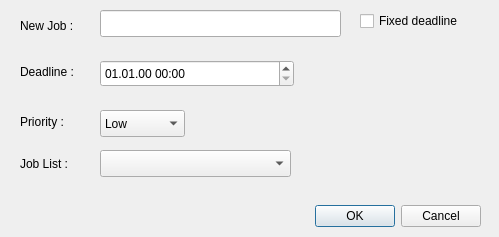
<?xml version="1.0" encoding="UTF-8"?>
<ui version="4.0">
 <class>addJob</class>
 <widget class="QDialog" name="addJob">
  <property name="geometry">
   <rect>
    <x>0</x>
    <y>0</y>
    <width>499</width>
    <height>237</height>
   </rect>
  </property>
  <property name="windowTitle">
   <string>Dialog</string>
  </property>
  <property name="locale">
   <locale language="English" country="UnitedKingdom"/>
  </property>
  <widget class="QDialogButtonBox" name="buttonBox">
   <property name="geometry">
    <rect>
     <x>140</x>
     <y>200</y>
     <width>341</width>
     <height>32</height>
    </rect>
   </property>
   <property name="orientation">
    <enum>Qt::Horizontal</enum>
   </property>
   <property name="standardButtons">
    <set>QDialogButtonBox::Cancel|QDialogButtonBox::Ok</set>
   </property>
  </widget>
  <widget class="QComboBox" name="priorityEdit">
   <property name="geometry">
    <rect>
     <x>100</x>
     <y>110</y>
     <width>85</width>
     <height>27</height>
    </rect>
   </property>
   <item>
    <property name="text">
     <string>Low</string>
    </property>
   </item>
   <item>
    <property name="text">
     <string>Medium</string>
    </property>
   </item>
   <item>
    <property name="text">
     <string>High</string>
    </property>
   </item>
  </widget>
  <widget class="QLabel" name="label_3">
   <property name="geometry">
    <rect>
     <x>20</x>
     <y>106</y>
     <width>68</width>
     <height>31</height>
    </rect>
   </property>
   <property name="text">
    <string>Priority :</string>
   </property>
  </widget>
  <widget class="QDateTimeEdit" name="deadlineEdit">
   <property name="geometry">
    <rect>
     <x>100</x>
     <y>60</y>
     <width>194</width>
     <height>27</height>
    </rect>
   </property>
   <property name="displayFormat">
    <string>dd.MM.yy HH:mm</string>
   </property>
  </widget>
  <widget class="QLabel" name="label_2">
   <property name="geometry">
    <rect>
     <x>20</x>
     <y>56</y>
     <width>68</width>
     <height>31</height>
    </rect>
   </property>
   <property name="text">
    <string>Deadline :</string>
   </property>
  </widget>
  <widget class="QLabel" name="label">
   <property name="geometry">
    <rect>
     <x>20</x>
     <y>10</y>
     <width>71</width>
     <height>31</height>
    </rect>
   </property>
   <property name="text">
    <string>New Job :</string>
   </property>
  </widget>
  <widget class="QLineEdit" name="nameEdit">
   <property name="geometry">
    <rect>
     <x>100</x>
     <y>10</y>
     <width>241</width>
     <height>27</height>
    </rect>
   </property>
  </widget>
  <widget class="QCheckBox" name="hasDeadline">
   <property name="geometry">
    <rect>
     <x>360</x>
     <y>10</y>
     <width>131</width>
     <height>22</height>
    </rect>
   </property>
   <property name="text">
    <string>Fixed deadline</string>
   </property>
  </widget>
  <widget class="QComboBox" name="overlordList">
   <property name="geometry">
    <rect>
     <x>100</x>
     <y>150</y>
     <width>191</width>
     <height>27</height>
    </rect>
   </property>
   <item>
    <property name="text">
     <string/>
    </property>
   </item>
  </widget>
  <widget class="QLabel" name="label_4">
   <property name="geometry">
    <rect>
     <x>20</x>
     <y>155</y>
     <width>67</width>
     <height>17</height>
    </rect>
   </property>
   <property name="text">
    <string>Job List :</string>
   </property>
  </widget>
 </widget>
 <resources/>
 <connections>
  <connection>
   <sender>buttonBox</sender>
   <signal>accepted()</signal>
   <receiver>addJob</receiver>
   <slot>accept()</slot>
   <hints>
    <hint type="sourcelabel">
     <x>248</x>
     <y>254</y>
    </hint>
    <hint type="destinationlabel">
     <x>157</x>
     <y>274</y>
    </hint>
   </hints>
  </connection>
  <connection>
   <sender>buttonBox</sender>
   <signal>rejected()</signal>
   <receiver>addJob</receiver>
   <slot>reject()</slot>
   <hints>
    <hint type="sourcelabel">
     <x>316</x>
     <y>260</y>
    </hint>
    <hint type="destinationlabel">
     <x>286</x>
     <y>274</y>
    </hint>
   </hints>
  </connection>
 </connections>
</ui>
